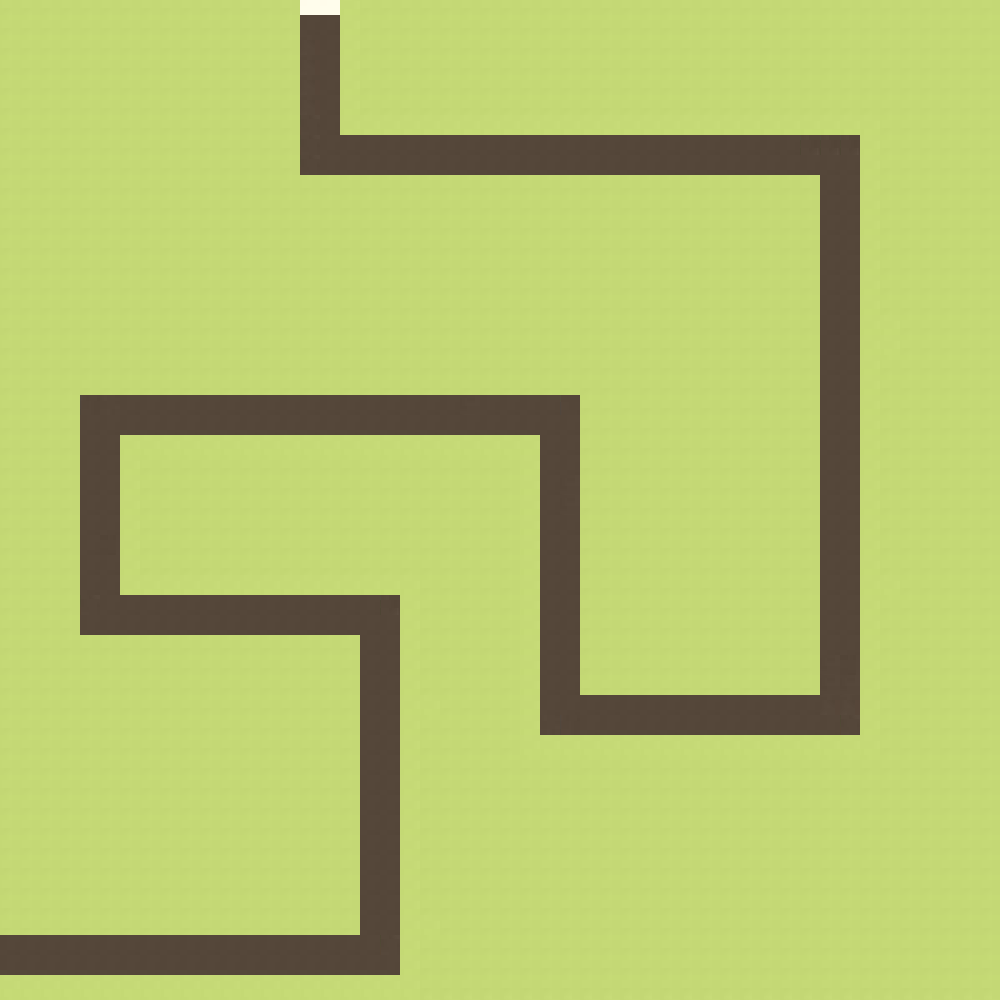

Rendered tile map (Tiled .tmx) drawn with the repository's tilesets; below, a short description and the map source with its tile grids summarised:
An orthogonal 50x50 tile map with 20x20 px tiles, 1 tile layer (Tile Layer 1), 2 tilesets and 7 objects.

<map version="1.0" orientation="orthogonal" renderorder="right-down" width="50" height="50" tilewidth="20" tileheight="20" nextobjectid="490">
 <tileset firstgid="1" name="idk" tilewidth="10" tileheight="10" tilecount="494">
  <image source="tmw_desert_spacing.png" width="265" height="199" />
 </tileset>
 <tileset firstgid="495" name="cjsolvjiksv" tilewidth="25" tileheight="25" tilecount="70">
  <image source="images.jpg" width="271" height="186" />
  <tile id="17">
   <properties>
    <property name="Blocked" value="" />
    <property name="Down" value="" />
   </properties>
  </tile>
  <tile id="19">
   <properties>
    <property name="Blocked" value="" />
   </properties>
  </tile>
  <tile id="27">
   <properties>
    <property name="Blocked" value="" />
    <property name="Right" value="" />
   </properties>
  </tile>
  <tile id="37">
   <properties>
    <property name="Blocked" value="" />
    <property name="Left" value="" />
   </properties>
  </tile>
  <tile id="47">
   <properties>
    <property name="Blocked" value="" />
    <property name="Up" value="" />
   </properties>
  </tile>
  <tile id="51">
   <properties>
    <property name="End" value="" />
   </properties>
  </tile>
 </tileset>
 <layer name="Tile Layer 1" width="50" height="50">
  <data>[2500 cells, 2500 non-empty, 12 distinct tile ids]</data>
 </layer>
 <objectgroup name="SHOW ME THE MONEY">
  <object id="478" x="391" y="969" />
  <object id="479" x="389" y="607" />
  <object id="480" x="109" y="608" />
  <object id="486" x="110" y="428" />
  <object id="487" x="550" y="431" />
  <object id="488" x="549" y="732" />
  <object id="489" x="852" y="731" />
 </objectgroup>
</map>
